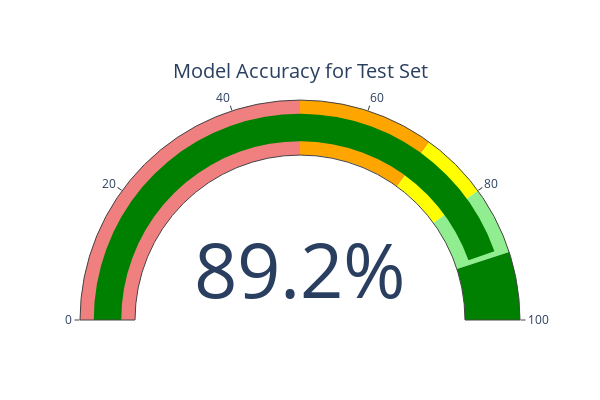

Notebook code for this chart:
### Markdown cell above
### Accuracy, BLEU Score Figures Generation Ahead

### Code cell
# import plotly.graph_objects as go

# fig = go.Figure(go.Indicator(
#     mode="gauge+number",
#     value=test_accuracy * 100,
#     title={'text': "Model Accuracy for Test Set"},
#     number={'suffix': "%"},
#     gauge={
#         'axis': {'range': [0, 100]},
#         'bar': {'color': "green"},
#         'steps': [
#             {'range': [0, 50], 'color': "lightcoral"},
#             {'range': [50, 70], 'color': "#FFA500"},
#             {'range': [70, 80], 'color': "yellow"},  # Yellow for range 70-80
#             {'range': [80, 90], 'color': "lightgreen"},  # Light green for range 80-90
#             {'range': [90, 100], 'color': "green"}  # Darker green for range 90-100
#         ],
#     }
# ))

# fig.update_layout(
#     width=600,
#     height=400,
# )
# fig.write_image("accuracy.png", scale=2)
# fig.show()

### Figure 1 — Plotly figure (JSON) as saved in the notebook; plotly's stock layout.template omitted (floating-point values rounded to 4 significant figures)
{"data": [{"gauge": {"axis": {"range": [0, 100]}, "bar": {"color": "green"}, "steps": [{"color": "lightcoral", "range": [0, 50]}, {"color": "#FFA500", "range": [50, 70]}, {"color": "yellow", "range": [70, 80]}, {"color": "lightgreen", "range": [80, 90]}, {"color": "green", "range": [90, 100]}]}, "mode": "gauge+number", "number": {"suffix": "%"}, "title": {"text": "Model Accuracy for Test Set"}, "type": "indicator", "value": 89.16}], "layout": {"height": 400, "width": 600}}
